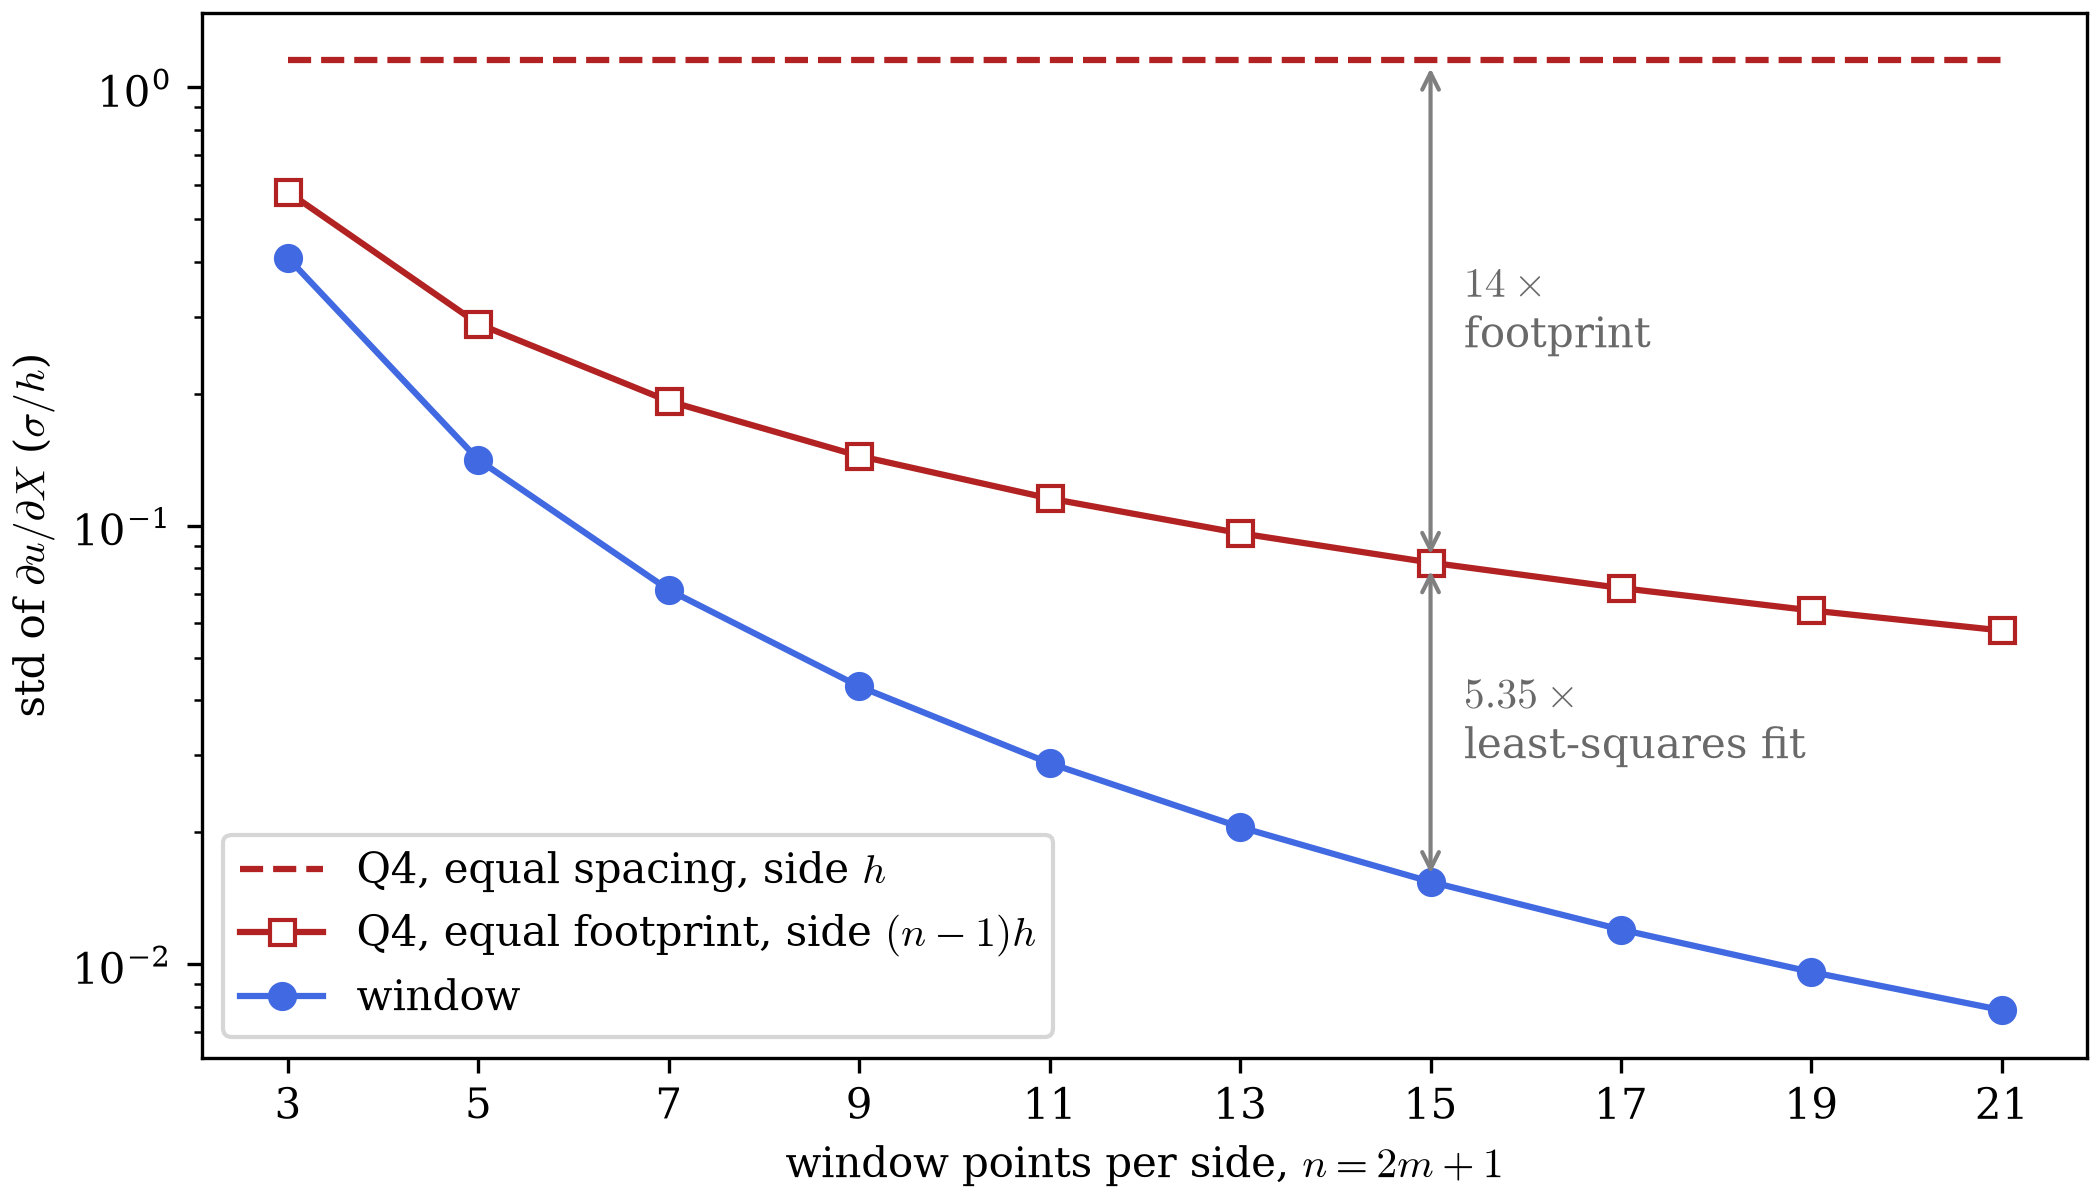

Python code for this plot:
"""Q4 baseline: standard deviation of du/dX against window size n for the
window, an equal-spacing Q4 element, and an equal-footprint Q4 element.
The Q4 values come from dictk.element and are checked against 1.155 / L.
"""

import matplotlib.pyplot as plt
import numpy as np

from dictk.element import (
    gauss_points,
    jacobian,
    shape_function_derivatives,
    shape_function_gradients,
)

H = 1.0
M_VALUES = np.arange(1, 11)
N_VALUES = 2 * M_VALUES + 1


def q4_std(*, side):
    """Largest standard deviation of du/dX over the 4 Gauss points of a
    square Q4 element of the given side, in units of sigma."""
    nodes = np.array([[-1, -1], [1, -1], [1, 1], [-1, 1]]) * side / 2
    stds = []
    for xi, eta in gauss_points():
        derivatives = shape_function_derivatives(xi=xi, eta=eta)
        gradients = shape_function_gradients(
            derivatives=derivatives,
            jacobian=jacobian(derivatives=derivatives, coordinates=nodes),
        )
        stds.append(np.sqrt((gradients[0] ** 2).sum()))
    return max(stds)


window = np.sqrt(3 / (M_VALUES * (M_VALUES + 1))) / N_VALUES
spacing = np.full(M_VALUES.size, q4_std(side=H))
footprint = np.array([q4_std(side=2 * m * H) for m in M_VALUES])
gap = max(
    abs(spacing[0] - np.sqrt(4 / 3)),
    np.abs(footprint - np.sqrt(4 / 3) / (2 * M_VALUES)).max(),
)

print(
    "| $n$ | window | Q4, equal spacing | Q4, equal footprint "
    "| equal-spacing ratio | equal-footprint ratio |"
)
print("|---|---|---|---|---|---|")
for n, w, s, f in zip(N_VALUES, window, spacing, footprint, strict=True):
    if n in (3, 7, 15, 21):
        print(f"| {n} | {w:.4f} | {s:.4f} | {f:.4f} | {s / w:.1f} | {f / w:.2f} |")
print()
print(
    f"All values are in units of $\\sigma / h$. The Q4 columns come from "
    f"`dictk.element` and match $1.155 / L$ within {gap:.0e}."
)

plt.rcParams.update({"font.family": "serif", "mathtext.fontset": "cm"})

fig, ax = plt.subplots(figsize=(7, 4), constrained_layout=True)
ax.plot(N_VALUES, spacing, "--", color="firebrick", label="Q4, equal spacing, side $h$")
ax.plot(
    N_VALUES,
    footprint,
    "-",
    color="firebrick",
    marker="s",
    mfc="white",
    label="Q4, equal footprint, side $(n - 1)h$",
)
ax.plot(N_VALUES, window, "-", color="royalblue", marker="o", label="window")
for n, w, s, f in zip(N_VALUES, window, spacing, footprint, strict=True):
    if n == 15:
        for y_top, y_bottom, text, dx in [
            (s, f, f"${s / f:.0f}\\times$\nfootprint", 0.35),
            (f, w, f"${f / w:.2f}\\times$\nleast-squares fit", 0.35),
        ]:
            ax.annotate(
                "",
                xy=(n, y_bottom),
                xytext=(n, y_top),
                arrowprops={"arrowstyle": "<->", "color": "gray", "lw": 1},
            )
            ax.text(
                n + dx,
                np.sqrt(y_top * y_bottom),
                text,
                va="center",
                fontsize=10,
                color="dimgray",
            )
ax.set_yscale("log")
ax.set_xticks(N_VALUES)
ax.set_xlabel("window points per side, $n = 2m + 1$")
ax.set_ylabel(r"std of $\partial u / \partial X$ ($\sigma / h$)")
ax.legend(loc="lower left")
fig.savefig("strain_window_q4_noise.png", dpi=300)
